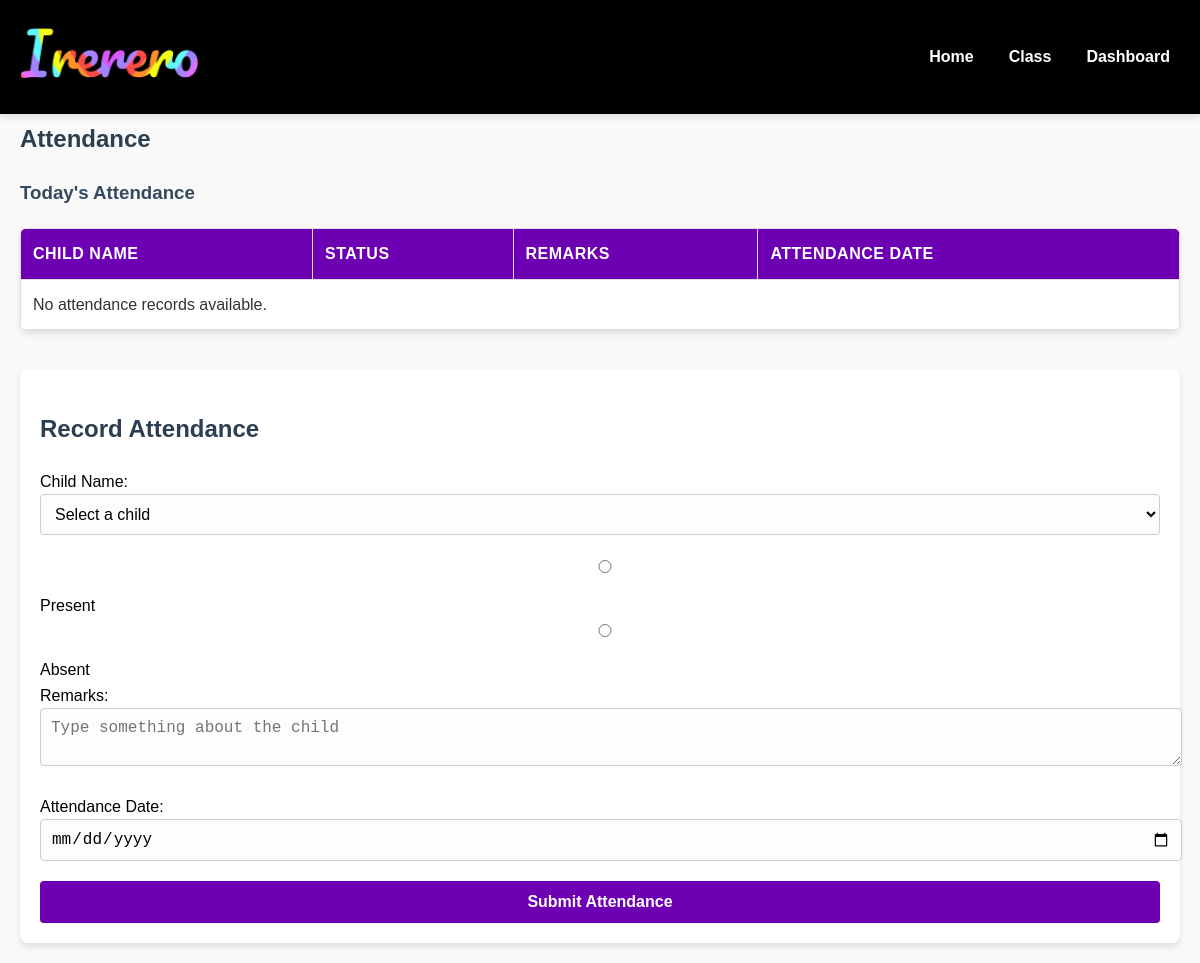
Page /attendance/ (signed in) on the earlier database version.
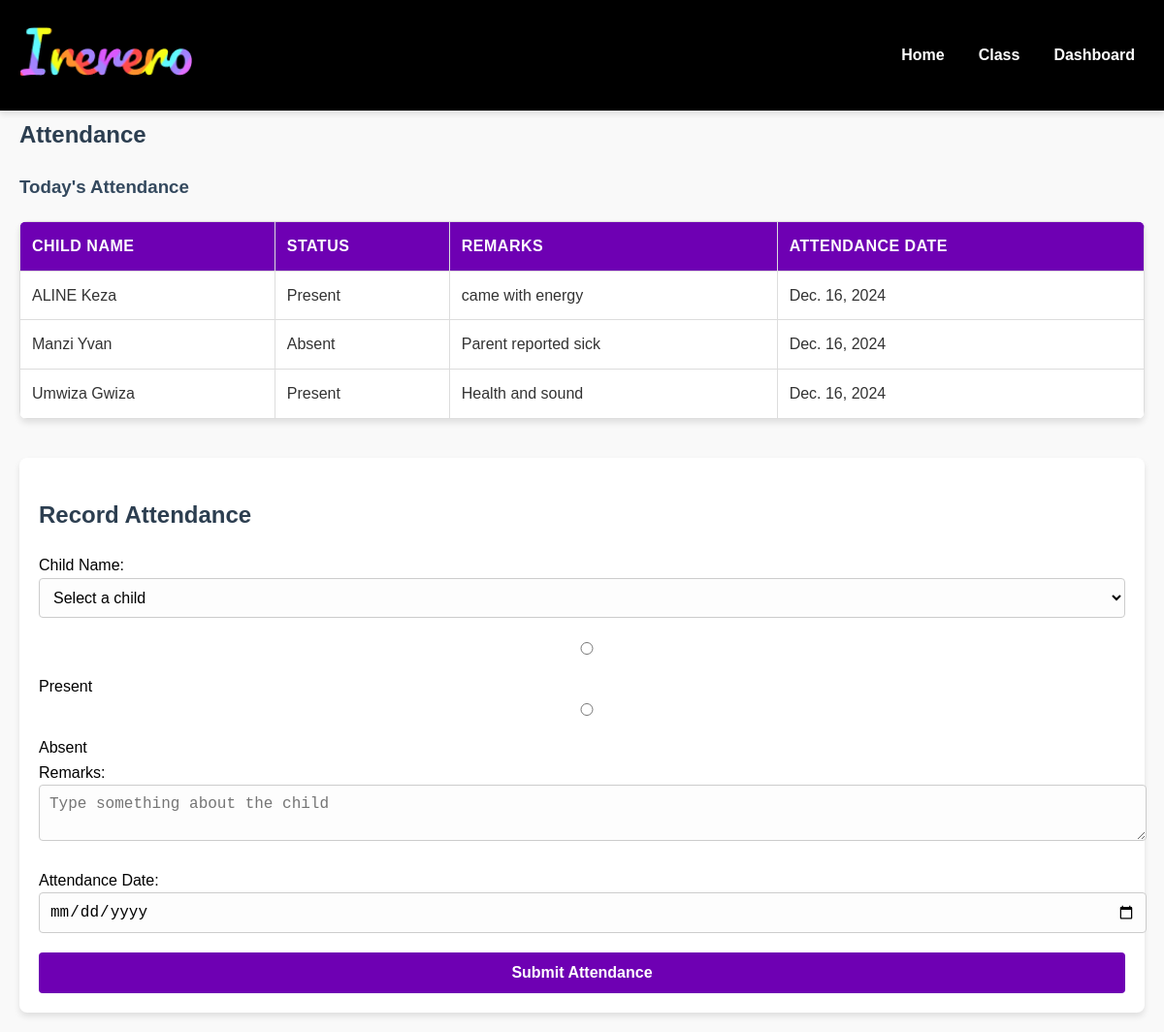
Same page on the later database version.
### irereroapp/models.py (models this page shows, shortened)
class Attendance(models.Model):
    child = models.ForeignKey(child, on_delete=models.CASCADE, related_name='attendance_records')
    date = models.DateField(default=now, verbose_name='Attendance Date')
    is_present = models.BooleanField(default=True)
    remarks = models.TextField(blank=True, null=True, verbose_name='Remarks')  # Optional comments about attendance
    class Meta:
        verbose_name = 'Attendance Record'
        verbose_name_plural = 'Attendance Records'
        unique_together = ('child', 'date')  # Ensure one record per student per date
        ordering = ['-date']  # Sort by most recent date

class child(models.Model):
    GENDER_CHOICES = [
        ('M', 'Male'),
        ('F', 'Female'),
    ]
    id = models.AutoField(primary_key=True)
    name = models.CharField(max_length=255)
    gender = models.CharField(max_length=1, choices=GENDER_CHOICES, default='M')
    Dob = models.DateField()  # Store the child's date of birth
    profile_picture = models.ImageField(upload_to='media/', default='default.jpg')
    guardian = models.ForeignKey(User, on_delete=models.CASCADE, limit_choices_to={'role': 'Parent'}, related_name='children')
    student_class = models.ForeignKey(Class, on_delete=models.CASCADE, related_name='students')
    age = models.PositiveIntegerField()
    def age(self):
        today = date.today()
        return today.year - self.Dob.year - ((today.month, today.day) < (self.Dob.month, self.Dob.day))

### irereroapp/views.py (the view)
    def wrapper(request, *args, **kwargs):
        if 'user_id' not in request.session:
            messages.error(request, "You must be logged in to access this page.")
            return redirect('login')
        return function(request, *args, **kwargs)

### irereroapp/views.py (called while the page is built, shortened)
def login_required(function):
    def wrapper(request, *args, **kwargs):
        if 'user_id' not in request.session:
            messages.error(request, "You must be logged in to access this page.")
            return redirect('login')
        return function(request, *args, **kwargs)
    return wrapper

@login_required
def attendance(request):
    attendance_records = Attendance.objects.select_related('child').all()
    children = child.objects.all()
    return render(request, 'irereroapp/attendance.html',{'attendance': attendance_records,'children': children})

### irereroapp/templates/irereroapp/attendance.html (shortened to what this page needs)
{% load static %}
<!DOCTYPE html>
<html lang="en">
<head>
    <link rel="stylesheet" href="{% static 'css/attendance.css' %}">
</head>
<body>
    <div class="top_row">
        <a href="{% url 'homepage' %}">
            <img src="{% static 'media/Irerero.png' %}" alt="Logo" class="logo">
        </a>
        <h1>Attendance</h1>
        <nav class="navigation_bar">
            <a href="{% url 'homepage' %}" class="nav_header">Home</a>
            <a href="{#}" class="nav_header">Class</a>
            <a href="{% url 'add_class' %}" class="nav_header">Dashboard</a>
        </nav>
    </div>
    <div class="universal_div">
        <div class="container">
            <h2>Attendance</h2>
            <h3>Today's Attendance</h3>
            <table>
                <thead>
                    <tr>
                        <th>Child Name</th>
                        <th>Status</th>
                        <th>Remarks</th>
                        <th>Attendance Date</th>
                    </tr>
                </thead>
                <tbody>
                    {% for record in attendance %}
        <tr>
            <td>{{ record.child.name }}</td>
            <td>
                {% if record.is_present %}
                    Present
                {% else %}
                    Absent
                {% endif %}
            </td>
            <td>{{ record.remarks|default:"N/A" }}</td>
            <td>{{ record.date }}</td>
        </tr>
        {% empty %}
        <tr>
            <td colspan="4">No attendance records available.</td>
        </tr>
        {% endfor %}
                </tbody>
            </table>
        </div>
    <div class="form-container">
        <h2>Record Attendance</h2>
        <form method="POST" action="{% url 'attendance' %}">
            <label for="childName">Child Name:</label>
            <select id="childName" name="childName" required>
                <option value="" disabled selected>Select a child</option>
            </select>
            <div>
                <label>
                    <input type="radio" name="status" value="Present" required> Present
                </label>
                <label>
                    <input type="radio" name="status" value="Absent" required> Absent
                </label>
            </div>
            <label for="remarks">Remarks:</label>
            <textarea id="remarks" name="remarks" placeholder="Type something about the child"></textarea>
            <label for="attendanceDate">Attendance Date:</label>
            <input type="date" id="attendanceDate" name="attendanceDate" required>
            <button type="submit">Submit Attendance</button>
        </form>
    </div>
    </div>
</body>
</html>

### irereroapp/static/css/attendance.css (style rules this page uses)
body { font-family: Arial, sans-serif; margin: 0; line-height: 1.6; background-color: #f9f9f9; }
.universal_div { padding: 20px; margin-top: 80px; }
.top_row { display: flex; align-items: center; justify-content: space-between; background-color: rgba(0, 0, 0, 1); padding: 10px 20px; position: fixed; top: 0; width: 100%; z-index: 1000; box-shadow: 0 4px 6px rgba(0, 0, 0, 0.1); box-sizing: border-box; }
.top_row img { height: 50px; }
.navigation_bar { display: flex; gap: 15px; }
.nav_header { color: white; text-decoration: none; font-weight: bold; padding: 5px 10px; border-radius: 5px; transition: background-color 0.3s ease; }
h2 { color: #2c3e50; margin-bottom: 20px; }
h3 { color: #34495e; margin-bottom: 15px; }
.container { margin-bottom: 40px; }
table { width: 100%; border-collapse: collapse; margin-top: 20px; background-color: white; border-radius: 8px; overflow: hidden; box-shadow: 0 4px 6px rgba(0, 0, 0, 0.1); }
th, td { padding: 12px; border: 1px solid #ddd; text-align: left; }
th { background-color: #6E00B3; color: white; text-transform: uppercase; letter-spacing: 0.5px; }
td { background-color: #fff; color: #333; }
tbody tr:nth-child(even) { background-color: #f9f9f9; }
.form-container { margin-top: 40px; background-color: white; padding: 20px; border-radius: 8px; box-shadow: 0 4px 6px rgba(0, 0, 0, 0.1); }
.form-container input, .form-container select, .form-container textarea { width: 100%; padding: 10px; margin-bottom: 20px; border: 1px solid #ccc; border-radius: 4px; font-size: 16px; background-color: #fdfdfd; }
.form-container button { width: 100%; padding: 12px; background-color: #6E00B3; color: white; border: none; border-radius: 4px; font-size: 16px; font-weight: bold; cursor: pointer; transition: background-color 0.3s ease; }

Differences in the rows shown:
added Attendance: child.name "ALINE Keza", is_present "Present", remarks "came with energy", date "Dec. 16, 2024"
added Attendance: child.name "Manzi Yvan", is_present "Absent", remarks "Parent reported sick", date "Dec. 16, 2024"
added Attendance: child.name "Umwiza Gwiza", is_present "Present", remarks "Health and sound", date "Dec. 16, 2024"
Other differences:
text no longer shown: "No attendance records available."
